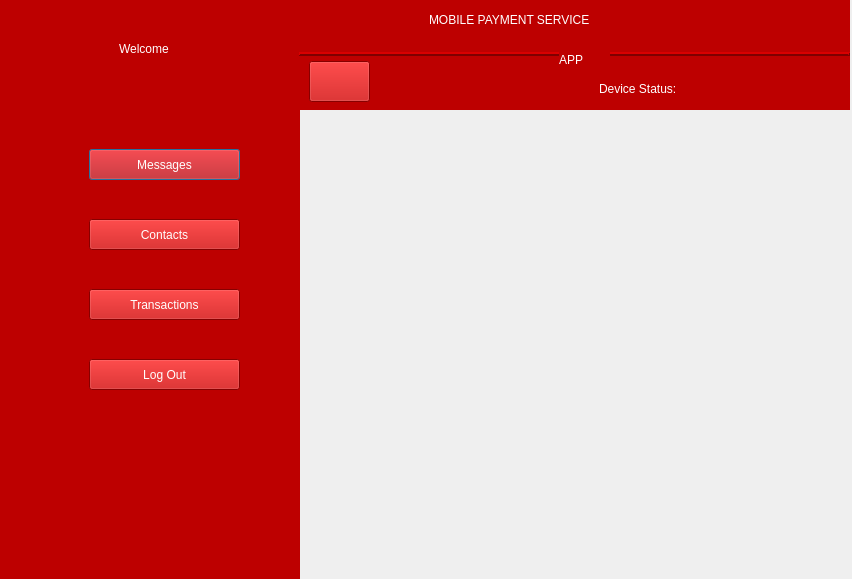
<?xml version="1.0" encoding="UTF-8"?>
<ui version="4.0">
 <class>Dialog</class>
 <widget class="QDialog" name="Dialog">
  <property name="geometry">
   <rect>
    <x>0</x>
    <y>0</y>
    <width>852</width>
    <height>579</height>
   </rect>
  </property>
  <property name="windowTitle">
   <string>Dialog</string>
  </property>
  <property name="styleSheet">
   <string notr="true"/>
  </property>
  <widget class="QWidget" name="widget" native="true">
   <property name="geometry">
    <rect>
     <x>-1</x>
     <y>-1</y>
     <width>301</width>
     <height>581</height>
    </rect>
   </property>
   <property name="styleSheet">
    <string notr="true">background-color: rgb(189, 0, 0);
color: rgb(255, 255, 255);</string>
   </property>
   <widget class="QLabel" name="label">
    <property name="geometry">
     <rect>
      <x>120</x>
      <y>40</y>
      <width>81</width>
      <height>20</height>
     </rect>
    </property>
    <property name="styleSheet">
     <string notr="true">font: 75 14pt &quot;MS Shell Dlg 2&quot;;</string>
    </property>
    <property name="text">
     <string>Welcome</string>
    </property>
   </widget>
   <widget class="QLabel" name="nmm">
    <property name="geometry">
     <rect>
      <x>60</x>
      <y>70</y>
      <width>201</width>
      <height>20</height>
     </rect>
    </property>
    <property name="styleSheet">
     <string notr="true">font: 75 13pt &quot;MS Shell Dlg 2&quot;;</string>
    </property>
    <property name="text">
     <string/>
    </property>
    <property name="alignment">
     <set>Qt::AlignCenter</set>
    </property>
   </widget>
   <widget class="QLabel" name="pnmm">
    <property name="geometry">
     <rect>
      <x>100</x>
      <y>110</y>
      <width>131</width>
      <height>20</height>
     </rect>
    </property>
    <property name="styleSheet">
     <string notr="true">font: 75 13pt &quot;MS Shell Dlg 2&quot;;</string>
    </property>
    <property name="text">
     <string/>
    </property>
    <property name="alignment">
     <set>Qt::AlignCenter</set>
    </property>
   </widget>
   <widget class="QLabel" name="label_5">
    <property name="geometry">
     <rect>
      <x>20</x>
      <y>140</y>
      <width>51</width>
      <height>41</height>
     </rect>
    </property>
    <property name="text">
     <string/>
    </property>
    <property name="pixmap">
     <pixmap>ICONS/icons8-group-message-48.png</pixmap>
    </property>
   </widget>
   <widget class="QLabel" name="label_11">
    <property name="geometry">
     <rect>
      <x>20</x>
      <y>280</y>
      <width>51</width>
      <height>41</height>
     </rect>
    </property>
    <property name="text">
     <string/>
    </property>
    <property name="pixmap">
     <pixmap>ICONS/icons8-euro-money-48.png</pixmap>
    </property>
   </widget>
   <widget class="QLabel" name="label_12">
    <property name="geometry">
     <rect>
      <x>20</x>
      <y>210</y>
      <width>51</width>
      <height>41</height>
     </rect>
    </property>
    <property name="text">
     <string/>
    </property>
    <property name="pixmap">
     <pixmap>ICONS/icons8-address-book-2-48.png</pixmap>
    </property>
   </widget>
   <widget class="QLabel" name="label_14">
    <property name="geometry">
     <rect>
      <x>20</x>
      <y>350</y>
      <width>51</width>
      <height>41</height>
     </rect>
    </property>
    <property name="text">
     <string/>
    </property>
    <property name="pixmap">
     <pixmap>ICONS/icons8-open-pane-48.png</pixmap>
    </property>
   </widget>
   <widget class="QPushButton" name="messages">
    <property name="geometry">
     <rect>
      <x>90</x>
      <y>150</y>
      <width>151</width>
      <height>31</height>
     </rect>
    </property>
    <property name="styleSheet">
     <string notr="true">font: 75 10pt &quot;Arial&quot;;</string>
    </property>
    <property name="text">
     <string>Messages</string>
    </property>
   </widget>
   <widget class="QPushButton" name="contacts">
    <property name="geometry">
     <rect>
      <x>90</x>
      <y>220</y>
      <width>151</width>
      <height>31</height>
     </rect>
    </property>
    <property name="styleSheet">
     <string notr="true">font: 75 10pt &quot;Arial&quot;;</string>
    </property>
    <property name="text">
     <string>Contacts</string>
    </property>
   </widget>
   <widget class="QPushButton" name="transaction">
    <property name="geometry">
     <rect>
      <x>90</x>
      <y>290</y>
      <width>151</width>
      <height>31</height>
     </rect>
    </property>
    <property name="styleSheet">
     <string notr="true">font: 75 10pt &quot;Arial&quot;;</string>
    </property>
    <property name="text">
     <string>Transactions</string>
    </property>
   </widget>
   <widget class="QPushButton" name="lgo">
    <property name="geometry">
     <rect>
      <x>90</x>
      <y>360</y>
      <width>151</width>
      <height>31</height>
     </rect>
    </property>
    <property name="styleSheet">
     <string notr="true">font: 75 10pt &quot;Arial&quot;;</string>
    </property>
    <property name="text">
     <string>Log Out</string>
    </property>
   </widget>
  </widget>
  <widget class="QFrame" name="frame">
   <property name="geometry">
    <rect>
     <x>299</x>
     <y>-1</y>
     <width>551</width>
     <height>111</height>
    </rect>
   </property>
   <property name="styleSheet">
    <string notr="true">background-color: rgb(189, 0, 0);
color: rgb(255, 255, 255);</string>
   </property>
   <property name="frameShape">
    <enum>QFrame::HLine</enum>
   </property>
   <property name="frameShadow">
    <enum>QFrame::Raised</enum>
   </property>
   <property name="lineWidth">
    <number>2</number>
   </property>
   <property name="midLineWidth">
    <number>0</number>
   </property>
   <widget class="QLabel" name="label_16">
    <property name="geometry">
     <rect>
      <x>260</x>
      <y>50</y>
      <width>51</width>
      <height>21</height>
     </rect>
    </property>
    <property name="styleSheet">
     <string notr="true">font: 75 18pt &quot;MS Shell Dlg 2&quot;;</string>
    </property>
    <property name="text">
     <string>APP</string>
    </property>
   </widget>
   <widget class="QLabel" name="label_15">
    <property name="geometry">
     <rect>
      <x>130</x>
      <y>10</y>
      <width>301</width>
      <height>21</height>
     </rect>
    </property>
    <property name="styleSheet">
     <string notr="true">font: 75 18pt &quot;MS Shell Dlg 2&quot;;</string>
    </property>
    <property name="text">
     <string>MOBILE PAYMENT SERVICE</string>
    </property>
   </widget>
   <widget class="QPushButton" name="hm">
    <property name="geometry">
     <rect>
      <x>10</x>
      <y>62</y>
      <width>61</width>
      <height>41</height>
     </rect>
    </property>
    <property name="text">
     <string/>
    </property>
    <property name="icon">
     <iconset>
      <normaloff>ICONS/icons8-exterior-48.png</normaloff>ICONS/icons8-exterior-48.png</iconset>
    </property>
    <property name="iconSize">
     <size>
      <width>40</width>
      <height>40</height>
     </size>
    </property>
   </widget>
   <widget class="QLabel" name="st">
    <property name="geometry">
     <rect>
      <x>410</x>
      <y>80</y>
      <width>111</width>
      <height>20</height>
     </rect>
    </property>
    <property name="styleSheet">
     <string notr="true">font: 75 12pt &quot;MS Shell Dlg 2&quot;;</string>
    </property>
    <property name="text">
     <string/>
    </property>
   </widget>
   <widget class="QLabel" name="label_2">
    <property name="geometry">
     <rect>
      <x>300</x>
      <y>80</y>
      <width>101</width>
      <height>20</height>
     </rect>
    </property>
    <property name="styleSheet">
     <string notr="true">font: 75 12pt &quot;MS Shell Dlg 2&quot;;</string>
    </property>
    <property name="text">
     <string>Device Status:</string>
    </property>
   </widget>
   <widget class="QLabel" name="sm">
    <property name="geometry">
     <rect>
      <x>80</x>
      <y>80</y>
      <width>111</width>
      <height>20</height>
     </rect>
    </property>
    <property name="styleSheet">
     <string notr="true">font: 75 11pt &quot;MS Shell Dlg 2&quot;;</string>
    </property>
    <property name="text">
     <string/>
    </property>
   </widget>
   <widget class="QLabel" name="smcd">
    <property name="geometry">
     <rect>
      <x>200</x>
      <y>80</y>
      <width>90</width>
      <height>20</height>
     </rect>
    </property>
    <property name="styleSheet">
     <string notr="true">font: 75 11pt &quot;MS Shell Dlg 2&quot;;</string>
    </property>
    <property name="text">
     <string/>
    </property>
   </widget>
  </widget>
 </widget>
 <resources/>
 <connections/>
</ui>
